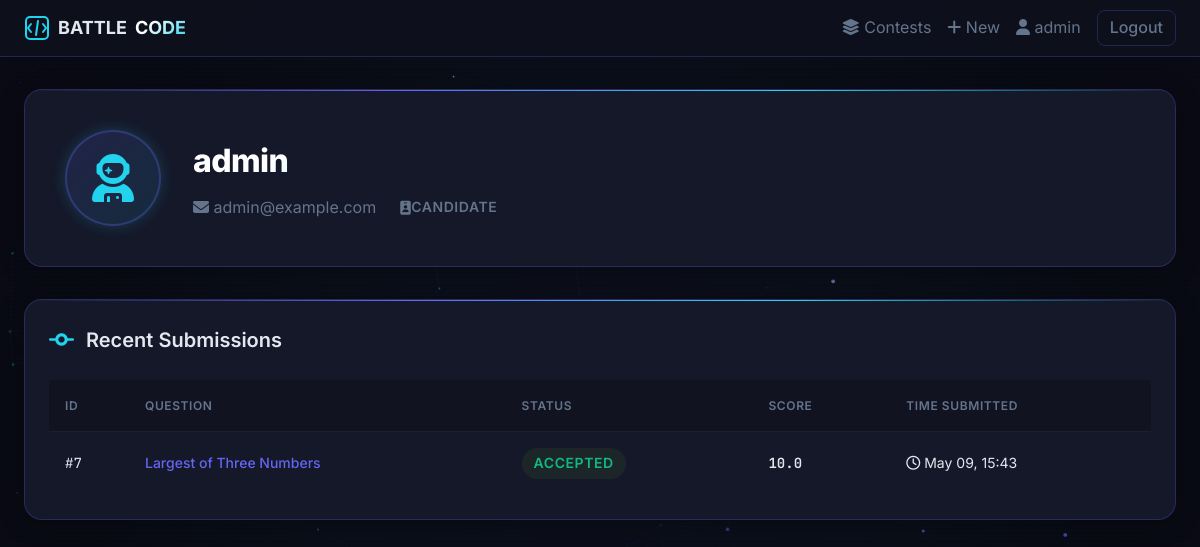
The page /accounts/profile/ (signed in) on the database its author committed.
### apps/accounts/models.py (models this page shows, shortened)
class User(AbstractUser):
    ROLE_CANDIDATE = 'candidate'
    ROLE_ADMIN = 'admin'
    ROLE_CHOICES = [
        (ROLE_CANDIDATE, 'Candidate'),
        (ROLE_ADMIN, 'Admin'),
    ]
    role = models.CharField(max_length=20, choices=ROLE_CHOICES, default=ROLE_CANDIDATE)
    email = models.EmailField(unique=True)
    @property
    def is_contest_admin(self):
        return self.role == self.ROLE_ADMIN or self.is_staff

### apps/submissions/models.py (models this page shows, shortened)
class Submission(models.Model):
    STATUS_PENDING  = 'pending'
    STATUS_RUNNING  = 'running'
    STATUS_ACCEPTED = 'accepted'
    STATUS_PARTIAL  = 'partial'
    STATUS_WRONG    = 'wrong_answer'
    STATUS_TLE      = 'time_limit_exceeded'
    STATUS_MLE      = 'memory_limit_exceeded'
    STATUS_RE       = 'runtime_error'
    STATUS_CE       = 'compile_error'
    STATUS_FAILED   = 'failed'
    STATUS_CHOICES = [
        (STATUS_PENDING,  'Pending'),
        (STATUS_RUNNING,  'Running'),
        (STATUS_ACCEPTED, 'Accepted'),
        (STATUS_PARTIAL,  'Partial'),
        (STATUS_WRONG,    'Wrong Answer'),
        (STATUS_TLE,      'Time Limit Exceeded'),
        (STATUS_MLE,      'Memory Limit Exceeded'),
        (STATUS_RE,       'Runtime Error'),
        (STATUS_CE,       'Compile Error'),
        (STATUS_FAILED,   'Failed'),
    ]
    user = models.ForeignKey(User, on_delete=models.CASCADE, related_name='submissions')
    question = models.ForeignKey(Question, on_delete=models.CASCADE, related_name='submissions')
    code = models.TextField()
    language = models.CharField(max_length=20, default='python')
    status = models.CharField(max_length=30, choices=STATUS_CHOICES, default=STATUS_PENDING)
    score = models.FloatField(default=0)
    error_message = models.TextField(blank=True)
    submitted_at = models.DateTimeField(auto_now_add=True)
    execution_time = models.FloatField(null=True, blank=True)
    task_id = models.CharField(max_length=255, blank=True)
    class Meta:
        ordering = ['-submitted_at']
    def get_status_class(self):
        mapping = {
            self.STATUS_ACCEPTED: 'status-accepted',
            self.STATUS_PARTIAL:  'status-partial',
            self.STATUS_WRONG:    'status-wrong',
            self.STATUS_TLE:      'status-tle',
            self.STATUS_RE:       'status-re',
            self.STATUS_CE:       'status-ce',
            self.STATUS_PENDING:  'status-pending',
            self.STATUS_RUNNING:  'status-running',
            self.STATUS_FAILED:   'status-wrong',
        }
        return mapping.get(self.status, 'status-default')

### apps/contests/models.py (models this page shows, shortened)
class Question(models.Model):
    section = models.ForeignKey(Section, on_delete=models.CASCADE, related_name='questions')
    title = models.CharField(max_length=255)
    problem_statement = models.TextField()
    input_format = models.TextField(blank=True)
    output_format = models.TextField(blank=True)
    constraints = models.TextField(blank=True)
    sample_input = models.TextField(blank=True)
    sample_output = models.TextField(blank=True)
    marks = models.PositiveIntegerField(default=10)
    time_limit = models.FloatField(default=2.0, help_text='Seconds per test case')
    order = models.PositiveIntegerField(default=1)
    created_at = models.DateTimeField(auto_now_add=True)
    java_customized = models.BooleanField(
        default=False,
        help_text='If enabled, Java participants see custom problem text below instead of the default Python text.'
    )
    java_problem_statement = models.TextField(blank=True, help_text='Java-specific problem statement (used only if Java Customized is checked)')
    java_input_format = models.TextField(blank=True, help_text='Java-specific input format')
    java_output_format = models.TextField(blank=True, help_text='Java-specific output format')
    java_constraints = models.TextField(blank=True, help_text='Java-specific constraints')
    java_sample_input = models.TextField(blank=True, help_text='Java-specific sample input')
    java_sample_output = models.TextField(blank=True, help_text='Java-specific sample output')
    class Meta:
        ordering = ['order']

### apps/accounts/views.py (the view)
# urls.py: path('profile/', views.profile_view, name='profile'),
@login_required
def profile_view(request):
    submissions = request.user.submissions.select_related('question').all()[:20]
    return render(request, 'accounts/profile.html', {'submissions': submissions})

### templates/accounts/profile.html (shortened to what this page needs)
{% extends 'base.html' %}
{% block content %}
<div class="profile-header">
  <div class="avatar-circle">
    <i class="fa-solid fa-user-astronaut"></i>
  </div>
  <div class="profile-info">
    <h1>{{ user.username }}</h1>
    <p>
      <span><i class="fa-solid fa-envelope"></i> {{ user.email }}</span>
      <span class="badge badge-{{ user.role }}"><i class="fa-solid fa-id-badge"></i> {{ user.get_role_display }}</span>
    </p>
  </div>
</div>
<div class="modern-card">
  <div class="card-header">
    <i class="fa-solid fa-code-commit"></i> Recent Submissions
  </div>
  {% if submissions %}
    <div style="overflow-x:auto;">
      <table class="modern-table">
        <thead>
          <tr>
            <th style="width: 80px;">ID</th>
            <th>Question</th>
            <th>Status</th>
            <th>Score</th>
            <th>Time Submitted</th>
          </tr>
        </thead>
        <tbody>
          {% for sub in submissions %}
          <tr>
            <td class="font-mono text-muted">#{{ sub.id }}</td>
            <td style="font-weight: 500;">
              <a href="{% url 'submission_status' sub.id %}" style="color: var(--color-primary); text-decoration: none;">
                {{ sub.question.title }}
              </a>
            </td>
            <td>
              <span class="badge {{ sub.get_status_class }}" style="padding: 0.25rem 0.75rem;">
                {{ sub.get_status_display }}
              </span>
            </td>
            <td class="font-mono" style="font-weight: 600;">{{ sub.score }}</td>
            <td class="text-muted"><i class="fa-regular fa-clock"></i> {{ sub.submitted_at|date:"M d, H:i" }}</td>
          </tr>
          {% endfor %}
        </tbody>
      </table>
    </div>
  {% endif %}
</div>
{% endblock %}

### templates/base.html (shortened to what this page needs)
<!DOCTYPE html>
<html lang="en" data-theme="dark">
<head>
  {% load static %}
  <link rel="stylesheet" href="https://cdnjs.cloudflare.com/ajax/libs/font-awesome/6.4.0/css/all.min.css">
  <link rel="stylesheet" href="{% static 'css/main.css' %}">
</head>
<body>
<nav class="navbar" id="main-nav">
  <div class="nav-inner">
    <a href="{% url 'contest_list' %}" class="nav-brand">
      <svg width="26" height="26" viewBox="0 0 26 26" fill="none" aria-label="BATTLE CODE">
        <rect x="2" y="2" width="22" height="22" rx="4" stroke="var(--color-primary)" stroke-width="2"/>
        <path d="M7 9l-3 4 3 4M19 9l3 4-3 4M14 6l-2 14"
              stroke="var(--color-primary)" stroke-width="2" stroke-linecap="round"/>
      </svg>
      BATTLE <strong>CODE</strong>
    </a>
    <div class="nav-links">
      <a href="{% url 'contest_list' %}"><i class="fa-solid fa-layer-group"></i> Contests</a>
      {% if user.is_authenticated %}
        {% if user.is_contest_admin %}
          <a href="{% url 'admin_contest_create' %}"><i class="fa-solid fa-plus"></i> New</a>
        {% endif %}
        <a href="{% url 'profile' %}"><i class="fa-solid fa-user"></i> {{ user.username }}</a>
        <a href="{% url 'logout' %}" class="btn btn-ghost btn-sm">Logout</a>
      {% else %}
        <a href="{% url 'login' %}" class="btn btn-ghost btn-sm">Login</a>
        <a href="{% url 'register' %}" class="btn btn-primary btn-sm">Register</a>
      {% endif %}
    </div>
  </div>
</nav>
<div class="arena-wrapper">
  <main class="main-content" id="main-content">
    {% block content %}{% endblock %}
  </main>
</div>
</body>
</html>

### static/css/main.css (style rules this page uses)
:root, [data-theme="light"], [data-theme="dark"] { --color-bg: #0a0b14; --color-surface: #111320; --color-surface-2: #151829; --color-surface-offset: rgba(255, 255, 255, 0.05); --color-border: rgba(99, 102, 241, 0.25); --color-text: #e2e8f0; --color-text-muted: #64748b; --color-text-faint: #475569; --color-primary: #6366f1; --color-primary-hover: #818cf8; --color-cyan: #22d3ee; --color-success: #10b981; --color-error: #f43f5e; --color-warning: #f59e0b; --color-accent: #22d3ee; --color-glow-p: rgba(99, 102, 241, 0.35); --shadow-sm: 0 1px 3px rgba(0,0,0,0.3); --shadow-md: 0 4px 16px rgba(0,0,0,0.4); --shadow-lg: 0 12px 40px rgba(0,0,0,0.5); --radius-sm: 0.375rem; --radius-md: 0.5rem; --radius-lg: 0.75rem; --radius-xl: 1rem; --radius-full: 9999px; --space-1: 0.25rem; --space-2: 0.5rem; --space-3: 0.75rem; --space-4: 1rem; --space-5: 1.25rem; --space-6: 1.5rem; --space-8: 2rem; --space-10: 2.5rem; --space-12: 3rem; --space-16: 4rem; --text-xs: clamp(0.75rem, 0.7rem + 0.25vw, 0.875rem); --text-sm: clamp(0.875rem, 0.8rem + 0.35vw, 1rem); --text-base: clamp(1rem, 0.95rem + 0.25vw, 1.125rem); --text-lg: clamp(1.125rem, 1rem + 0.75vw, 1.5rem); --text-xl: clamp(1.5rem, 1.2rem + 1.25vw, 2.25rem); --font-body: 'Inter', 'Helvetica Neue', sans-serif; --font-mono: 'JetBrains Mono', 'Fira Code', monospace; --transition: 180ms cubic-bezier(0.16, 1, 0.3, 1); }
*, *::before, *::after { box-sizing: border-box; margin: 0; padding: 0; }
html { -webkit-font-smoothing: antialiased; scroll-behavior: smooth; }
body { min-height: 100dvh; font-family: var(--font-body); font-size: var(--text-base); color: var(--color-text); background: var(--color-bg); line-height: 1.6; }
img, svg { display: block; max-width: 100%; }
a { color: var(--color-primary); text-decoration: none; }
.navbar { position: sticky; top: 0; z-index: 100; background: var(--color-surface); border-bottom: 1px solid var(--color-border); backdrop-filter: blur(8px); }
.nav-inner { max-width: 1280px; margin: 0 auto; padding: 0 var(--space-6); display: flex; align-items: center; justify-content: space-between; height: 56px; }
.nav-brand { display: flex; align-items: center; gap: var(--space-2); font-size: var(--text-base); font-weight: 700; color: var(--color-text); text-decoration: none; }
.nav-brand strong { color: var(--color-primary); }
.nav-links { display: flex; align-items: center; gap: var(--space-4); }
.nav-links a { font-size: var(--text-sm); color: var(--color-text-muted); transition: color var(--transition); }
.btn { display: inline-flex; align-items: center; gap: var(--space-2); padding: var(--space-2) var(--space-5); border-radius: var(--radius-md); font-size: var(--text-sm); font-weight: 500; transition: all var(--transition); text-decoration: none; border: 1px solid transparent; cursor: pointer; }
.btn-sm { padding: var(--space-1) var(--space-3); font-size: var(--text-xs); }
.btn-ghost { border-color: var(--color-border); color: var(--color-text-muted); }
.main-content { max-width: 1280px; margin: 0 auto; padding: var(--space-8) var(--space-6); }
.badge { display: inline-flex; align-items: center; padding: 2px var(--space-2); border-radius: var(--radius-full); font-size: var(--text-xs); font-weight: 600; text-transform: uppercase; letter-spacing: 0.04em; }
.badge-active, .status-accepted, .badge-accepted { background: rgba(67,122,34,0.15); color: var(--color-success); }
table { width: 100%; border-collapse: collapse; font-size: var(--text-sm); }
th { padding: var(--space-3) var(--space-4); text-align: left; font-weight: 600; background: var(--color-surface-offset); color: var(--color-text-muted); font-size: var(--text-xs); text-transform: uppercase; letter-spacing: 0.06em; border-bottom: 1px solid var(--color-border); }
td { padding: var(--space-3) var(--space-4); border-bottom: 1px solid var(--color-border); vertical-align: middle; }
tr:last-child td { border-bottom: none; }
.text-muted { color: var(--color-text-muted); }
.font-mono { font-family: var(--font-mono); }

### rows shown on the page
User: username "admin", email "admin@example.com", role "CANDIDATE"
Submission: id "7", question "Largest of Three Numbers", status "ACCEPTED", score "10.0", submitted_at "May 09, 15:43"
